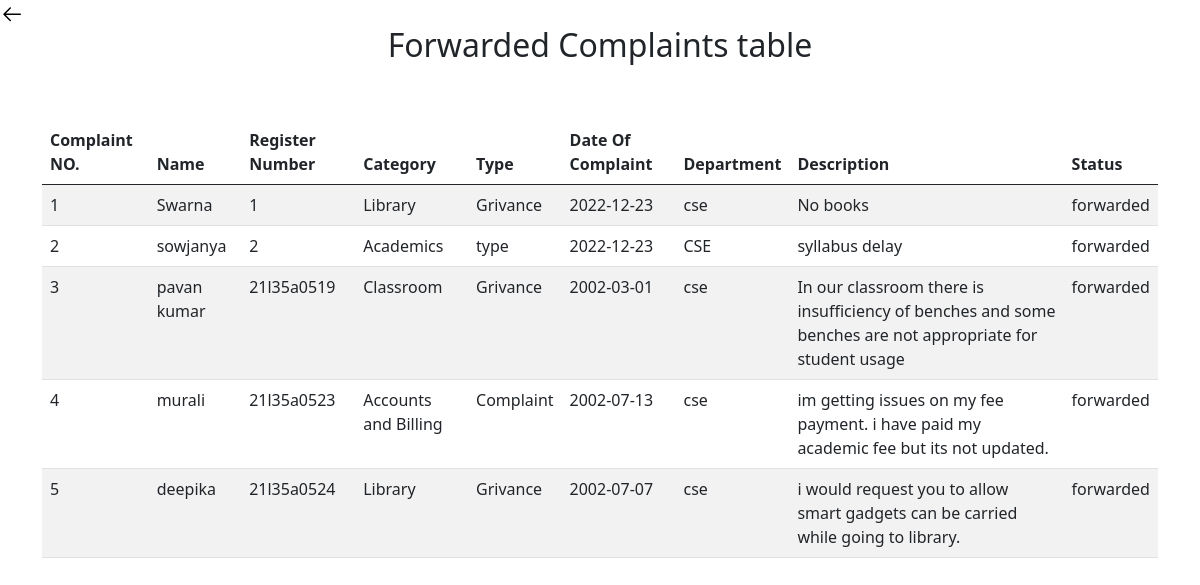
The app's page /coordinator/forwardcom.php (signed in) with its own data.
### tables this page shows
CREATE TABLE `complaint` (
  `sno` int(100) NOT NULL,
  `name` varchar(100) NOT NULL,
  `id` varchar(100) NOT NULL,
  `cat` varchar(100) NOT NULL,
  `type` varchar(100) NOT NULL,
  `dateof` date NOT NULL,
  `description` varchar(1000) NOT NULL,
  `dept` varchar(100) NOT NULL,
  `filename` varchar(1000) NOT NULL,
  `status` varchar(100) NOT NULL,
  `access` varchar(100) NOT NULL DEFAULT 'C'
);

### coordinator/forwardcom.php (the view, shortened to what this page needs)
    <?php
  include 'conn.php';
  ?>
<!DOCTYPE html>
<html lang="en">
<head>
    <link href="https://cdn.jsdelivr.net/npm/bootstrap@5.0.2/dist/css/bootstrap.min.css" rel="stylesheet">
</head>
<body>
<a href="coorddash.php">
<svg xmlns="http://www.w3.org/2000/svg" viewBox="0 0 24 24" width="24" height="24"><path d="M10.78 19.03a.75.75 0 01-1.06 0l-6.25-6.25a.75.75 0 010-1.06l6.25-6.25a.749.749 0 011.275.326.749.749 0 01-.215.734L5.81 11.5h14.44a.75.75 0 010 1.5H5.81l4.97 4.97a.75.75 0 010 1.06z"></path></svg></a>
    <center>
    <h2>Forwarded Complaints table</h2>
    <center>
      <br><br>
    <?php
    $res=mysqli_query($link,"select * from complaint where access='H'");
    $count=mysqli_num_rows($res);
    if($count==0){
        ?>
        <h3> You have no Forwarded complaints</h3>
        <?php
    }
    else {
        ?>
    <div class="container">
<table class="table table-striped table-hover">
  <thead>
    <tr>
    <th scope="col">Complaint NO.</th>
      <th scope="col">Name</th>
      <th scope="col">Register Number</th>
      <th scope="col">Category</th>
      <th scope="col">Type</th>
      <th scope="col">Date Of Complaint</th>
      <th scope="col">Department</th>
      <th scope="col">Description</th>
      <th scope="col">Status</th>
    </tr>
  </thead>
  <tbody>
    <?php
    while($values=mysqli_fetch_array($res))
    {
        echo "<tr>";
        echo "<td>";    echo " $values[sno] ";   echo "</td>";
            echo "<td>";    echo " $values[name] ";   echo "</td>";
            echo "<td>";    echo " $values[id] ";   echo "</td>";
            echo "<td>";    echo " $values[cat] ";   echo "</td>";
            echo "<td>";    echo " $values[type] ";   echo "</td>";
            echo "<td>";    echo " $values[dateof] ";   echo "</td>";
            echo "<td>";    echo " $values[dept] ";   echo "</td>";
            echo "<td>";    echo " $values[description] ";   echo "</td>";
            echo "<td>";    echo " forwarded";   echo "</td>";
            echo "</tr>";
    }
    ?>
        <?php
    }
    ?>
    </div>
</body>
</html>

### coordinator/forwardcom.php (style rules this page uses)
body { background-image: url('../bg.jpg'); }

### records on screen
complaint: sno "1", name "Swarna", id "1", cat "Library", type "Grivance", dateof "2022-12-23", dept "cse", description "No books"
complaint: sno "2", name "sowjanya", id "2", cat "Academics", type "type", dateof "2022-12-23", dept "CSE", description "syllabus delay"
complaint: sno "3", name "pavan kumar", id "21l35a0519", cat "Classroom", type "Grivance", dateof "2002-03-01", dept "cse", description "In our classroom there is insufficiency of benches and some benches are not appropriate for student usage"
complaint: sno "4", name "murali", id "21l35a0523", cat "Accounts and Billing", type "Complaint", dateof "2002-07-13", dept "cse", description "im getting issues on my fee payment. i have paid my academic fee but its not updated."
complaint: sno "5", name "deepika", id "21l35a0524", cat "Library", type "Grivance", dateof "2002-07-07", dept "cse", description "i would request you to allow smart gadgets can be carried while going to library."
